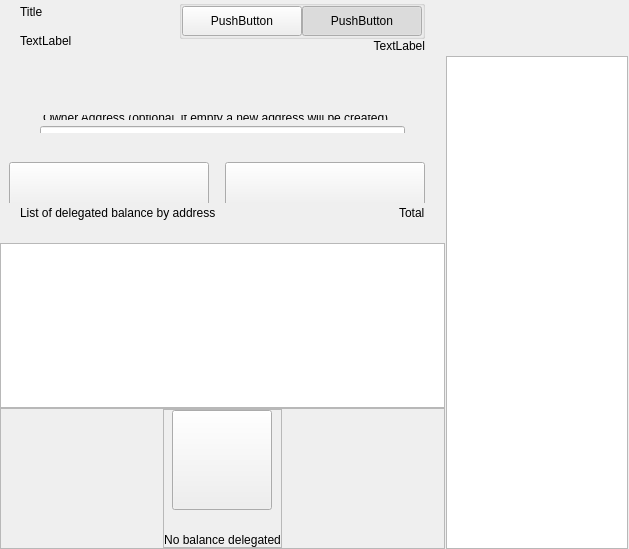
<?xml version="1.0" encoding="UTF-8"?>
<ui version="4.0">
 <class>ColdStakingWidget</class>
 <widget class="QWidget" name="ColdStakingWidget">
  <property name="geometry">
   <rect>
    <x>0</x>
    <y>0</y>
    <width>629</width>
    <height>549</height>
   </rect>
  </property>
  <property name="windowTitle">
   <string>Form</string>
  </property>
  <layout class="QHBoxLayout" name="horizontalLayout_1" stretch="2,1">
   <property name="spacing">
    <number>0</number>
   </property>
   <property name="leftMargin">
    <number>0</number>
   </property>
   <property name="topMargin">
    <number>0</number>
   </property>
   <property name="rightMargin">
    <number>0</number>
   </property>
   <property name="bottomMargin">
    <number>0</number>
   </property>
   <item>
    <widget class="QWidget" name="left" native="true">
     <layout class="QVBoxLayout" name="verticalLayout_3">
      <property name="leftMargin">
       <number>0</number>
      </property>
      <property name="topMargin">
       <number>0</number>
      </property>
      <property name="rightMargin">
       <number>0</number>
      </property>
      <property name="bottomMargin">
       <number>0</number>
      </property>
      <item>
       <layout class="QVBoxLayout" name="verticalLayout_2">
        <property name="spacing">
         <number>0</number>
        </property>
        <item>
         <layout class="QVBoxLayout" name="verticalLayoutTop">
          <property name="spacing">
           <number>0</number>
          </property>
          <property name="leftMargin">
           <number>20</number>
          </property>
          <property name="rightMargin">
           <number>20</number>
          </property>
          <item>
           <widget class="QWidget" name="containerTitle" native="true">
            <property name="sizePolicy">
             <sizepolicy hsizetype="Preferred" vsizetype="Minimum">
              <horstretch>0</horstretch>
              <verstretch>0</verstretch>
             </sizepolicy>
            </property>
            <property name="maximumSize">
             <size>
              <width>16777215</width>
              <height>100</height>
             </size>
            </property>
            <layout class="QHBoxLayout" name="containerTitleLayout">
             <property name="spacing">
              <number>0</number>
             </property>
             <property name="leftMargin">
              <number>0</number>
             </property>
             <property name="topMargin">
              <number>0</number>
             </property>
             <property name="rightMargin">
              <number>0</number>
             </property>
             <property name="bottomMargin">
              <number>0</number>
             </property>
             <item>
              <layout class="QVBoxLayout" name="verticalLayout11">
               <property name="spacing">
                <number>5</number>
               </property>
               <item>
                <widget class="QLabel" name="labelTitle">
                 <property name="text">
                  <string>Title</string>
                 </property>
                </widget>
               </item>
               <item>
                <widget class="QLabel" name="labelSubtitle1">
                 <property name="maximumSize">
                  <size>
                   <width>16777215</width>
                   <height>16777215</height>
                  </size>
                 </property>
                 <property name="text">
                  <string>TextLabel</string>
                 </property>
                </widget>
               </item>
              </layout>
             </item>
             <item>
              <spacer name="horizontalSpacer">
               <property name="orientation">
                <enum>Qt::Horizontal</enum>
               </property>
               <property name="sizeHint" stdset="0">
                <size>
                 <width>40</width>
                 <height>20</height>
                </size>
               </property>
              </spacer>
             </item>
             <item>
              <widget class="QWidget" name="containerViewPrivacyChecks" native="true">
               <layout class="QVBoxLayout" name="containerPrivacyChecks">
                <property name="spacing">
                 <number>0</number>
                </property>
                <property name="leftMargin">
                 <number>0</number>
                </property>
                <property name="topMargin">
                 <number>0</number>
                </property>
                <property name="rightMargin">
                 <number>0</number>
                </property>
                <property name="bottomMargin">
                 <number>0</number>
                </property>
                <item alignment="Qt::AlignHCenter|Qt::AlignVCenter">
                 <widget class="QGroupBox" name="groupBox">
                  <property name="title">
                   <string/>
                  </property>
                  <layout class="QHBoxLayout" name="horizontalLayout_2_1">
                   <property name="spacing">
                    <number>0</number>
                   </property>
                   <property name="leftMargin">
                    <number>0</number>
                   </property>
                   <property name="topMargin">
                    <number>0</number>
                   </property>
                   <property name="rightMargin">
                    <number>0</number>
                   </property>
                   <property name="bottomMargin">
                    <number>0</number>
                   </property>
                   <item>
                    <widget class="QPushButton" name="pushLeft">
                     <property name="minimumSize">
                      <size>
                       <width>120</width>
                       <height>30</height>
                      </size>
                     </property>
                     <property name="maximumSize">
                      <size>
                       <width>120</width>
                       <height>30</height>
                      </size>
                     </property>
                     <property name="text">
                      <string>PushButton</string>
                     </property>
                     <property name="checkable">
                      <bool>true</bool>
                     </property>
                     <property name="autoExclusive">
                      <bool>true</bool>
                     </property>
                    </widget>
                   </item>
                   <item>
                    <widget class="QPushButton" name="pushRight">
                     <property name="minimumSize">
                      <size>
                       <width>120</width>
                       <height>30</height>
                      </size>
                     </property>
                     <property name="maximumSize">
                      <size>
                       <width>120</width>
                       <height>30</height>
                      </size>
                     </property>
                     <property name="text">
                      <string>PushButton</string>
                     </property>
                     <property name="checkable">
                      <bool>true</bool>
                     </property>
                     <property name="checked">
                      <bool>true</bool>
                     </property>
                     <property name="autoExclusive">
                      <bool>true</bool>
                     </property>
                    </widget>
                   </item>
                  </layout>
                 </widget>
                </item>
                <item alignment="Qt::AlignTop">
                 <widget class="QLabel" name="labelSubtitle2">
                  <property name="text">
                   <string>TextLabel</string>
                  </property>
                  <property name="alignment">
                   <set>Qt::AlignRight|Qt::AlignTrailing|Qt::AlignVCenter</set>
                  </property>
                 </widget>
                </item>
               </layout>
              </widget>
             </item>
            </layout>
           </widget>
          </item>
          <item>
           <spacer name="verticalSpacer_2">
            <property name="orientation">
             <enum>Qt::Vertical</enum>
            </property>
            <property name="sizeType">
             <enum>QSizePolicy::Fixed</enum>
            </property>
            <property name="sizeHint" stdset="0">
             <size>
              <width>20</width>
              <height>30</height>
             </size>
            </property>
           </spacer>
          </item>
          <item>
           <widget class="QWidget" name="containerSend" native="true">
            <property name="minimumSize">
             <size>
              <width>0</width>
              <height>50</height>
             </size>
            </property>
            <layout class="QVBoxLayout" name="containerSendRow">
             <property name="spacing">
              <number>6</number>
             </property>
             <property name="leftMargin">
              <number>0</number>
             </property>
             <property name="topMargin">
              <number>0</number>
             </property>
             <property name="rightMargin">
              <number>0</number>
             </property>
             <property name="bottomMargin">
              <number>0</number>
             </property>
             <item>
              <widget class="QLabel" name="labelEditTitle">
               <property name="maximumSize">
                <size>
                 <width>16777215</width>
                 <height>30</height>
                </size>
               </property>
               <property name="styleSheet">
                <string notr="true">padding-left:20px; padding-bottom:3px;</string>
               </property>
               <property name="text">
                <string/>
               </property>
              </widget>
             </item>
             <item>
              <spacer name="verticalSpacer_6">
               <property name="orientation">
                <enum>Qt::Vertical</enum>
               </property>
               <property name="sizeType">
                <enum>QSizePolicy::Fixed</enum>
               </property>
               <property name="sizeHint" stdset="0">
                <size>
                 <width>20</width>
                 <height>9</height>
                </size>
               </property>
              </spacer>
             </item>
             <item>
              <widget class="QWidget" name="containerOwner" native="true">
               <layout class="QVBoxLayout" name="vContainerOwner">
                <property name="spacing">
                 <number>4</number>
                </property>
                <property name="leftMargin">
                 <number>20</number>
                </property>
                <property name="topMargin">
                 <number>0</number>
                </property>
                <property name="rightMargin">
                 <number>20</number>
                </property>
                <property name="bottomMargin">
                 <number>0</number>
                </property>
                <item>
                 <widget class="QLabel" name="labelSubtitleDescription">
                  <property name="maximumSize">
                   <size>
                    <width>16777215</width>
                    <height>20</height>
                   </size>
                  </property>
                  <property name="styleSheet">
                   <string notr="true">margin-bottom:2px;
                   margin-left:0.05px;
                   padding:0px;</string>
                  </property>
                  <property name="text">
                   <string>Owner Address (optional, if empty a new address will be created)</string>
                  </property>
                 </widget>
                </item>
                <item>
                 <widget class="QLineEdit" name="lineEditOwnerAddress">
                  <property name="minimumSize">
                   <size>
                    <width>0</width>
                    <height>50</height>
                   </size>
                  </property>
                  <property name="maximumSize">
                   <size>
                    <width>16777215</width>
                    <height>50</height>
                   </size>
                  </property>
                  <property name="styleSheet">
                   <string notr="true"/>
                  </property>
                 </widget>
                </item>
               </layout>
              </widget>
             </item>
            </layout>
           </widget>
          </item>
         </layout>
        </item>
        <item>
         <spacer name="verticalSpacer_3">
          <property name="orientation">
           <enum>Qt::Vertical</enum>
          </property>
          <property name="sizeType">
           <enum>QSizePolicy::Minimum</enum>
          </property>
          <property name="sizeHint" stdset="0">
           <size>
            <width>20</width>
            <height>20</height>
           </size>
          </property>
         </spacer>
        </item>
        <item>
         <widget class="QWidget" name="containerBtn" native="true">
          <property name="minimumSize">
           <size>
            <width>0</width>
            <height>50</height>
           </size>
          </property>
          <layout class="QHBoxLayout" name="horizontalLayout">
           <property name="rightMargin">
            <number>20</number>
           </property>
           <item>
            <spacer name="horizontalSpacer_2">
             <property name="orientation">
              <enum>Qt::Horizontal</enum>
             </property>
             <property name="sizeHint" stdset="0">
              <size>
               <width>200</width>
               <height>20</height>
              </size>
             </property>
            </spacer>
           </item>
           <item>
            <layout class="QHBoxLayout" name="horizontalLayout_7">
             <item>
              <spacer name="horizontalSpacer_3">
               <property name="orientation">
                <enum>Qt::Horizontal</enum>
               </property>
               <property name="sizeType">
                <enum>QSizePolicy::Expanding</enum>
               </property>
               <property name="sizeHint" stdset="0">
                <size>
                 <width>40</width>
                 <height>20</height>
                </size>
               </property>
              </spacer>
             </item>
             <item>
              <widget class="QPushButton" name="pushButtonClear">
               <property name="minimumSize">
                <size>
                 <width>200</width>
                 <height>50</height>
                </size>
               </property>
               <property name="text">
                <string/>
               </property>
              </widget>
             </item>
             <item>
              <spacer name="horizontalSpacer_4">
               <property name="orientation">
                <enum>Qt::Horizontal</enum>
               </property>
               <property name="sizeType">
                <enum>QSizePolicy::Fixed</enum>
               </property>
               <property name="sizeHint" stdset="0">
                <size>
                 <width>10</width>
                 <height>20</height>
                </size>
               </property>
              </spacer>
             </item>
             <item>
              <widget class="QPushButton" name="pushButtonSend">
               <property name="minimumSize">
                <size>
                 <width>200</width>
                 <height>50</height>
                </size>
               </property>
               <property name="maximumSize">
                <size>
                 <width>200</width>
                 <height>50</height>
                </size>
               </property>
               <property name="text">
                <string/>
               </property>
              </widget>
             </item>
            </layout>
           </item>
          </layout>
         </widget>
        </item>
        <item>
         <widget class="QWidget" name="containerHistoryLabel" native="true">
          <layout class="QHBoxLayout" name="horizontalLayout_4">
           <property name="spacing">
            <number>0</number>
           </property>
           <property name="leftMargin">
            <number>20</number>
           </property>
           <property name="topMargin">
            <number>0</number>
           </property>
           <property name="rightMargin">
            <number>20</number>
           </property>
           <property name="bottomMargin">
            <number>0</number>
           </property>
           <item>
            <widget class="QLabel" name="labelListHistory">
             <property name="text">
              <string>List of delegated balance by address</string>
             </property>
            </widget>
           </item>
           <item>
            <spacer name="horizontalSpacer_5">
             <property name="orientation">
              <enum>Qt::Horizontal</enum>
             </property>
             <property name="sizeHint" stdset="0">
              <size>
               <width>40</width>
               <height>20</height>
              </size>
             </property>
            </spacer>
           </item>
           <item>
            <widget class="QLabel" name="labelStakingTotal">
             <property name="text">
              <string>Total</string>
             </property>
            </widget>
           </item>
          </layout>
         </widget>
        </item>
        <item>
         <layout class="QVBoxLayout" name="verticalLayout_6">
          <property name="spacing">
           <number>0</number>
          </property>
          <item>
           <spacer name="verticalSpacer_4">
            <property name="orientation">
             <enum>Qt::Vertical</enum>
            </property>
            <property name="sizeType">
             <enum>QSizePolicy::Fixed</enum>
            </property>
            <property name="sizeHint" stdset="0">
             <size>
              <width>20</width>
              <height>20</height>
             </size>
            </property>
           </spacer>
          </item>
          <item>
           <widget class="QListView" name="listView">
            <property name="enabled">
             <bool>true</bool>
            </property>
            <property name="mouseTracking">
             <bool>true</bool>
            </property>
           </widget>
          </item>
          <item>
           <widget class="QFrame" name="emptyContainer">
            <property name="minimumSize">
             <size>
              <width>0</width>
              <height>100</height>
             </size>
            </property>
            <property name="frameShape">
             <enum>QFrame::StyledPanel</enum>
            </property>
            <property name="frameShadow">
             <enum>QFrame::Raised</enum>
            </property>
            <layout class="QVBoxLayout" name="verticalLayout_71" stretch="1,8">
             <property name="spacing">
              <number>0</number>
             </property>
             <property name="leftMargin">
              <number>0</number>
             </property>
             <property name="topMargin">
              <number>0</number>
             </property>
             <property name="rightMargin">
              <number>0</number>
             </property>
             <property name="bottomMargin">
              <number>0</number>
             </property>
             <item>
              <spacer name="verticalSpacer">
               <property name="orientation">
                <enum>Qt::Vertical</enum>
               </property>
               <property name="sizeHint" stdset="0">
                <size>
                 <width>20</width>
                 <height>20</height>
                </size>
               </property>
              </spacer>
             </item>
             <item alignment="Qt::AlignHCenter|Qt::AlignVCenter">
              <widget class="QFrame" name="emptyScreen">
               <property name="sizePolicy">
                <sizepolicy hsizetype="Expanding" vsizetype="Expanding">
                 <horstretch>0</horstretch>
                 <verstretch>0</verstretch>
                </sizepolicy>
               </property>
               <property name="frameShape">
                <enum>QFrame::StyledPanel</enum>
               </property>
               <property name="frameShadow">
                <enum>QFrame::Raised</enum>
               </property>
               <layout class="QVBoxLayout" name="verticalLayout">
                <property name="spacing">
                 <number>30</number>
                </property>
                <property name="leftMargin">
                 <number>0</number>
                </property>
                <property name="topMargin">
                 <number>0</number>
                </property>
                <property name="rightMargin">
                 <number>0</number>
                </property>
                <property name="bottomMargin">
                 <number>0</number>
                </property>
                <item alignment="Qt::AlignHCenter|Qt::AlignVCenter">
                 <widget class="QPushButton" name="pushImgEmpty">
                  <property name="minimumSize">
                   <size>
                    <width>100</width>
                    <height>100</height>
                   </size>
                  </property>
                  <property name="maximumSize">
                   <size>
                    <width>100</width>
                    <height>100</height>
                   </size>
                  </property>
                  <property name="text">
                   <string/>
                  </property>
                  <property name="iconSize">
                   <size>
                    <width>100</width>
                    <height>100</height>
                   </size>
                  </property>
                 </widget>
                </item>
                <item alignment="Qt::AlignHCenter|Qt::AlignVCenter">
                 <widget class="QLabel" name="labelEmpty">
                  <property name="styleSheet">
                   <string notr="true"/>
                  </property>
                  <property name="text">
                   <string>No balance delegated</string>
                  </property>
                  <property name="alignment">
                   <set>Qt::AlignCenter</set>
                  </property>
                 </widget>
                </item>
               </layout>
              </widget>
             </item>
            </layout>
           </widget>
          </item>
         </layout>
        </item>
       </layout>
      </item>
     </layout>
    </widget>
   </item>
   <item>
    <widget class="QWidget" name="right" native="true">
     <layout class="QVBoxLayout" name="rightContainer">
      <property name="leftMargin">
       <number>1</number>
      </property>
      <property name="topMargin">
       <number>0</number>
      </property>
      <property name="rightMargin">
       <number>1</number>
      </property>
      <property name="bottomMargin">
       <number>0</number>
      </property>
      <item>
       <widget class="QWidget" name="containerRightButtons" native="true">
        <property name="minimumSize">
         <size>
          <width>0</width>
          <height>50</height>
         </size>
        </property>
        <layout class="QVBoxLayout" name="verticalLayout_4">
         <property name="leftMargin">
          <number>19</number>
         </property>
         <property name="topMargin">
          <number>0</number>
         </property>
         <property name="rightMargin">
          <number>19</number>
         </property>
         <item>
          <widget class="OptionButton" name="btnCoinControl" native="true">
           <property name="minimumSize">
            <size>
             <width>0</width>
             <height>0</height>
            </size>
           </property>
          </widget>
         </item>
         <item>
          <widget class="OptionButton" name="btnColdStaking" native="true"/>
         </item>
         <item>
          <widget class="OptionButton" name="btnMyStakingAddresses" native="true">
           <property name="sizePolicy">
            <sizepolicy hsizetype="Preferred" vsizetype="Minimum">
             <horstretch>0</horstretch>
             <verstretch>0</verstretch>
            </sizepolicy>
           </property>
          </widget>
         </item>
        </layout>
       </widget>
      </item>
      <item>
       <widget class="QListView" name="listViewStakingAddress">
        <property name="enabled">
         <bool>true</bool>
        </property>
        <property name="mouseTracking">
         <bool>true</bool>
        </property>
       </widget>
      </item>
     </layout>
    </widget>
   </item>
  </layout>
 </widget>
 <customwidgets>
  <customwidget>
   <class>OptionButton</class>
   <extends>QWidget</extends>
   <header>qt/plutus/optionbutton.h</header>
   <container>1</container>
  </customwidget>
 </customwidgets>
 <resources/>
 <connections/>
</ui>
